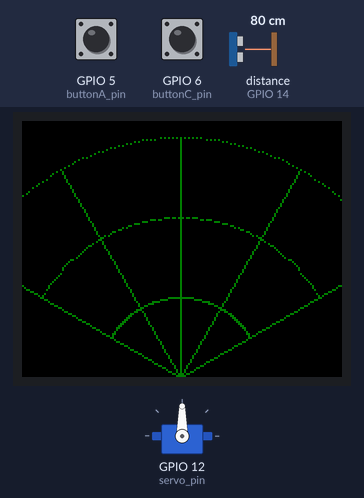
The program below on a simulated Raspberry Pi (BCM pin numbers). Shown: servo, 160×128 colour display. The inputs (shaded band) are chosen by the test bench; at power-on: GPIO 5 (buttonA_pin) HIGH, GPIO 6 (buttonC_pin) HIGH, distance to the obstacle (sensor on GPIO 14) 80 cm. The echo pulse lasts 58.3 µs per cm; servo angles are drawn from the pulse width (0.5 ms = 0°, 2.5 ms = 180°); the clock reads 2024-03-15 10:24:30 at power-on unless the program sets it; what the program prints to the terminal is not drawn.

Above: at 1.4 s.
1.5 s: GPIO 5 (buttonA_pin) pulled LOW for 0.15 s
2.2 s: GPIO 6 (buttonC_pin) pulled LOW for 0.15 s
At 2.48 s:
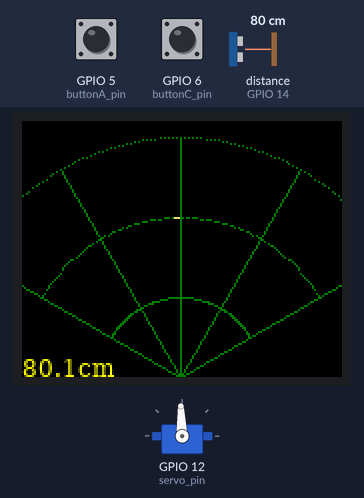
At 3.78 s:
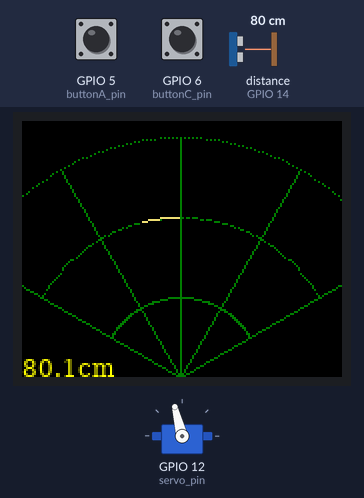
Timing chart, 0 to 18.0 s (numbered marks = the images above; inputs shaded):
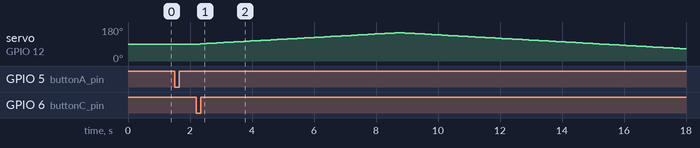

Measured:
- after the input at 1.5 s, every drawn part: stays the same
- by itself, servo on GPIO 12 (servo_pin): rises from 90° to 150° in 6.4 s, then falls to 65° in 9.2 s

The program:

main.py
```python
import digitalio
import board
from PIL import Image, ImageDraw, ImageFont
import adafruit_rgb_display.st7735 as st7735

import sys
import RPi.GPIO as GPIO
from time import sleep
import glob

import sensor
import servo
import math

print("Start...")

# Configuration for CS and DC pins
cs_pin = digitalio.DigitalInOut(board.CE0)
dc_pin = digitalio.DigitalInOut(board.D25)
reset_pin = digitalio.DigitalInOut(board.D24)

# Config for display baudrate (default max is 24mhz):
BAUDRATE = 24000000

# Setup SPI bus using hardware SPI:
spi = board.SPI()

# for Display.
disp = st7735.ST7735R(
    spi, rotation=90, cs=cs_pin, dc=dc_pin, rst=reset_pin, baudrate=BAUDRATE, bgr=True
)
string_image = Image.new("RGB", (48, 12))
string_draw = ImageDraw.Draw(string_image)
font = ImageFont.truetype("/usr/share/fonts/truetype/dejavu/DejaVuSerif.ttf", 12)

print("Display width :", disp.width)
print("Display height:", disp.height)

# for Files.
files = glob.glob("./image/*")
print(files)

file_count = len(files)
file_index = 0

# for HC-SR04.
trig_pin = 15
echo_pin = 14
sensor = sensor.HCSR04(trig_pin, echo_pin)

# for SG90.
servo_pin = 12
servo = servo.SG90(servo_pin)
servo.set_angle(90)

# for Buttons.
buttonA_pin = 5
buttonC_pin = 6
GPIO.setup(buttonA_pin, GPIO.IN, pull_up_down=GPIO.PUD_UP)
GPIO.setup(buttonC_pin, GPIO.IN, pull_up_down=GPIO.PUD_UP)
search = False


def buttonA_callback(channel):
    print("A button was pressed.")
    global search
    search = not search


def buttonC_callback(channel):
    print("C button was pressed.")
    disp.fill(0x0000)
    disp_background()


GPIO.add_event_detect(
    buttonA_pin, GPIO.FALLING, callback=buttonA_callback, bouncetime=300
)
GPIO.add_event_detect(
    buttonC_pin, GPIO.FALLING, callback=buttonC_callback, bouncetime=300
)

print("Initialize done.")

# Create blank image for drawing.
# Make sure to create image with mode 'RGB' for full color.
if disp.rotation % 180 == 90:
    height = disp.width  # we swap height/width to rotate it to landscape!
    width = disp.height
else:
    width = disp.width  # we swap height/width to rotate it to landscape!
    height = disp.height


def disp_image(image):
    # Scale the image to the smaller screen dimension
    image_ratio = image.width / image.height
    screen_ratio = width / height
    if screen_ratio < image_ratio:
        scaled_width = image.width * height // image.height
        scaled_height = height
    else:
        scaled_width = width
        scaled_height = image.height * width // image.width
    image = image.resize((scaled_width, scaled_height), Image.BICUBIC)

    # Crop and center the image
    x = scaled_width // 2 - width // 2
    y = scaled_height // 2 - height // 2
    image = image.crop((x, y, x + width, y + height))

    # Display image.
    disp.image(image)


def disp_background():
    for angle in range(30, 151):
        x, y = conv_lengh_to_xy(40, angle)
        disp.pixel(x, y, 0x03E0)
        x, y = conv_lengh_to_xy(80, angle)
        disp.pixel(x, y, 0x03E0)
        x, y = conv_lengh_to_xy(120, angle)
        disp.pixel(x, y, 0x03E0)
        if angle % 30 == 0:
            line(128, 80, x, y, 0x03E0)


def line(x0, y0, x1, y1, color):
    if abs(y1 - y0) > abs(x1 - x0):
        steep = True
        x0, y0 = y0, x0
        x1, y1 = y1, x1
    else:
        steep = False

    if x0 > x1:
        x0, x1 = x1, x0
        y0, y1 = y1, y0

    dx = x1 - x0
    dy = abs(y1 - y0)

    err = dx // 2
    if y0 < y1:
        ystep = 1
    else:
        ystep = -1

    while x0 <= x1:
        if steep:
            disp.pixel(y0, x0, color)
        else:
            disp.pixel(x0, y0, color)
        err -= dy
        if err < 0:
            y0 += ystep
            err += dx
        x0 += 1


def conv_lengh_to_xy(lengh, angle):
    x = round(lengh * math.cos(math.radians(angle)))
    y = round(lengh * math.sin(math.radians(angle)))
    x, y = -y + 128, -x + 80
    return x, y


# if file_count:
#     image = Image.open(files[file_index])
#     disp_image(image)

servo_angle = 90
inc_angle = 1
x, y, x0, y0 = 0, 0, 0, 0

disp.fill(0x0000)
disp_background()

try:
    while True:
        if search:
            # servo.
            servo.set_angle(servo_angle)
            servo_angle += inc_angle
            # 30 - 150
            if 149 < servo_angle:
                inc_angle = -1
            elif 29 > servo_angle:
                inc_angle = 1

            # sensor.
            distance = sensor.get_distance()
            print("distance : ", distance)

            # display.
            # draw distance line.
            x, y = conv_lengh_to_xy(distance, servo_angle)
            print("x, y : ", x, y)
            if x0 != 0 and y0 != 0:
                line(x0, y0, x, y, 0xEEEE)
            x0, y0 = x, y
            # disp distance value.
            str_distance = "{:.1f}cm".format(distance)
            string_draw.rectangle((0, 0, 48, 12), outline=0, fill=(0, 0, 0))
            string_draw.text((0, 0), str_distance, font=font, fill="#FFFF00")
            disp.image(string_image, x=116, y=112)
        else:
            sleep(1)

except KeyboardInterrupt:
    pass

finally:
    servo.end()
    # GPIO.cleanup()
    sys.exit()
```

sensor.py
```python
import time
import math
import RPi.GPIO as GPIO


class HCSR04:
    def __init__(self, trig_pin, echo_pin, temperature=20):
        self.trig_pin = trig_pin
        self.echo_pin = echo_pin
        self.speed_of_sound = 331.3 * math.sqrt(1 + (temperature / 273.15))

        # GPIO.setwarnings(False)
        # GPIO.setmode(self.gpio_mode)
        GPIO.setup(self.trig_pin, GPIO.OUT)
        GPIO.setup(self.echo_pin, GPIO.IN)

    def get_distance(self):
        """Return an unformatted distance in cm's as read directly from RPi.GPIO."""
        GPIO.setup(self.trig_pin, GPIO.OUT)
        GPIO.setup(self.echo_pin, GPIO.IN)
        GPIO.output(self.trig_pin, GPIO.LOW)
        time.sleep(0.1)
        GPIO.output(self.trig_pin, True)
        time.sleep(0.00001)
        GPIO.output(self.trig_pin, False)
        echo_status_counter = 1
        while GPIO.input(self.echo_pin) == 0:
            if echo_status_counter < 1000:
                sonar_signal_off = time.time()
                echo_status_counter += 1
            else:
                raise SystemError("Echo pulse was not received")
        while GPIO.input(self.echo_pin) == 1:
            sonar_signal_on = time.time()

        time_passed = sonar_signal_on - sonar_signal_off
        return time_passed * ((self.speed_of_sound * 100) / 2)
```

servo.py
```python
from time import sleep
import RPi.GPIO as GPIO


class SG90:
    def __init__(self, servo_pin):
        self.servo_pin = servo_pin

        # GPIO.setwarnings(False)
        # GPIO.setmode(self.gpio_mode)
        GPIO.setup(servo_pin, GPIO.OUT)
        self.pwm = GPIO.PWM(servo_pin, 50)  # 50Hz
        self.pwm.start(7.5)  # 1.5ms

    def set_angle(self, angle):
        print("angle : ", angle)
        if 0 <= angle <= 180:
            duty_cycle = 2.5 + angle / 18  # デューティサイクルを計算
            self.pwm.ChangeDutyCycle(duty_cycle)  # デューティサイクルを設定
        else:
            print("Invalid angle. Enter an angle between 0 and 180 degrees.")

    def end(self):
        self.pwm.stop()
```
